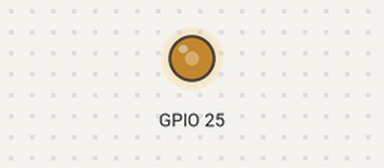
A sketch run on a simulated ESP32. Parts: output pins drawn as LEDs (lit = HIGH).

Above: at 0.15 s.
Timing chart, 0 to 1.3 s (numbered marks = the images above):
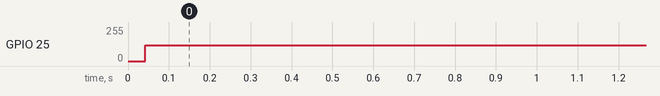

Measured:
- by itself, GPIO 25: 0/255 → 119/255 at 0.04 s

The sketch:

HB_gameaudio.ino
```cpp
#include "SoundData.h"

#define fs  8000  //sample rate in Hz

volatile uint32_t isrCounter = 0;

void setup()
{
}

void loop()
{
   float dt =  1000000 / fs;
   isrCounter++;
   if (isrCounter > sizeof(pacman)) { // hardcoded end...
        isrCounter = 0;
        delay(1000);
    }
  dacWrite(25, pacman[isrCounter]);
  delayMicroseconds(dt);
}
```

Source omitted: SoundData.h (data table, 313163 bytes)
